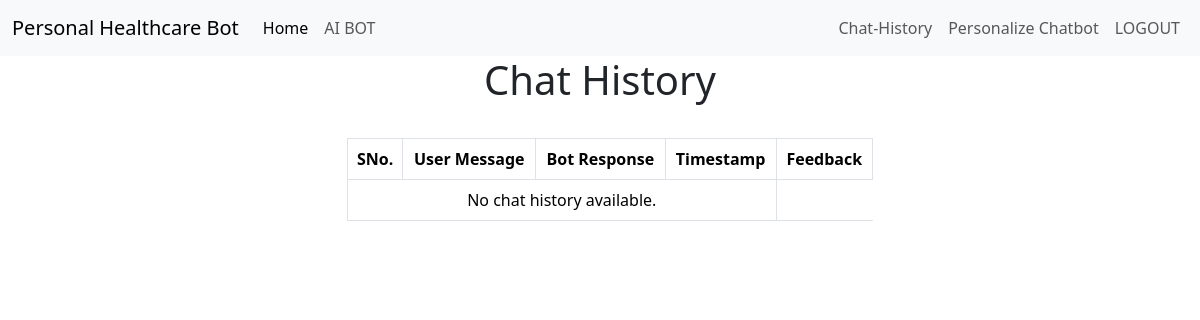
The app's page /history (signed in), older data.
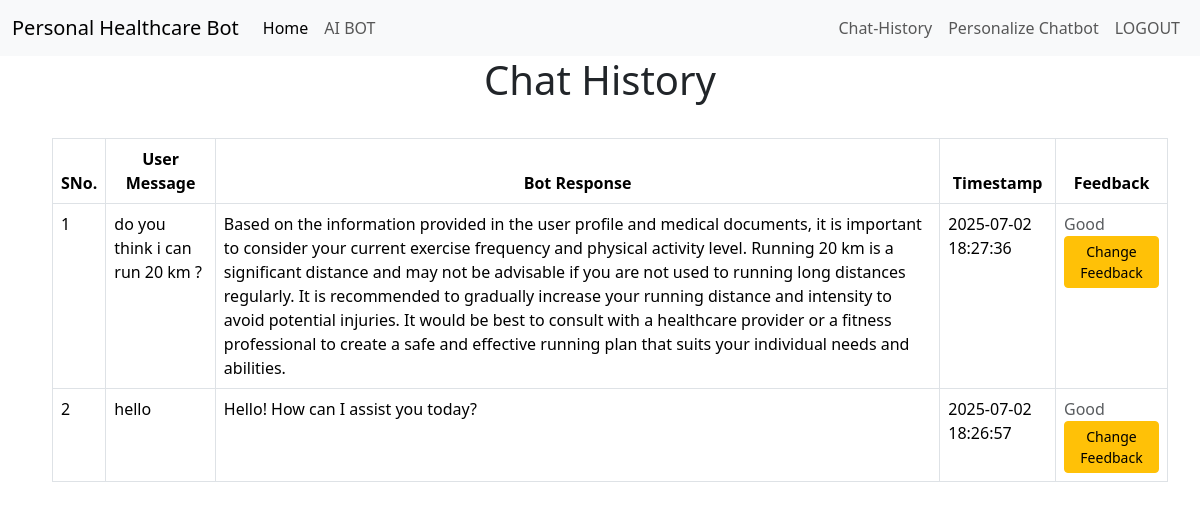
The same page, newer data.
### tables this page shows
CREATE TABLE chat_history (
    id INTEGER PRIMARY KEY AUTOINCREMENT,
    username TEXT NOT NULL,
    user_message TEXT NOT NULL,
    bot_response TEXT NOT NULL,
    timestamp DATETIME DEFAULT CURRENT_TIMESTAMP
, feedback TEXT DEFAULT NULL);

### app.py (the view, shortened to what this page needs)
@app.route("/history",methods=["GET", "POST"])
def history():
    if "user" not in session:
        flash("You must be logged in to access this page", "danger")
        return redirect(url_for("login"))
    with engine.begin() as conn:
        chats = conn.execute(
            text("SELECT * FROM chat_history WHERE username = :username ORDER BY timestamp DESC"),
            {"username": session["user"]}
        ).fetchall()
    return render_template("history.html", chats=chats)

### app.py (called while the page is built)
@app.after_request
def after_request(response):
    response.headers["Cache-Control"] = "no-cache, no-store, must-revalidate"
    response.headers["Expires"] = 0
    response.headers["Pragma"] = "no-cache"
    return response

### templates/history.html (shortened to what this page needs)
{% extends "layout.html" %}
{% block head %}
    <link rel="stylesheet" href="{{ url_for('static', filename='css/history.css') }}">
{%endblock%}
{% block main %}
<h1 class="text-center">Chat History</h1>
<div class="container mt-4 d-flex justify-content-center">
    <br>
    <div class="list-group">
        <table class="table table-bordered table-hover mb-4 dist-10">
            <thead>
                <tr>
                    <th scope="col" class="text-center">SNo.</th>
                    <th scope="col" class="text-center">User Message</th>
                    <th scope="col" class="text-center">Bot Response</th>
                    <th scope="col" class="text-center">Timestamp</th>
                    <th scope="col" class="text-center">Feedback</th>
                </tr>
            </thead>
        {% if not chats %}
            <tbody>
                <tr>
                    <td colspan="4" class="text-center">No chat history available.</td>
                </tr>
            </tbody>
        {% endif %}
        {% for chat in chats %}
                <tbody>
                    <tr class="{% if chat[5] == 'bad' %}table-danger{% elif chat[5] == 'good' %}table-success{% endif %}">
                        <td>{{loop.index}}</td>
                        <td>{{ chat[2] }}</td>
                        <td>{{ chat[3] }}</td>
                        <td>{{ chat[4]}}</td>
                        <td class="feedback-cell">
                            {% if chat[5] %}
                              <form method="POST" class="static-feedback-form">
                                <span class="text-muted">{{ chat[5] }}</span>
                                <button type="button" class="btn btn-sm btn-warning change-btn">Change Feedback</button>
                              </form>
                            {% endif %}
                          </td>
                    </tr>
                </tbody>
                {% set prev_session = chat[6] %}
            {% endfor %}
        </table>
    </div>
</div>
{% endblock %}

Row changes from the older to the newer data that the page shows:
added chat_history: user_message "do you think i can run 20 km ?", bot_response "Based on the information provided in the user profile and medical documents, it is important to consider your current exercise frequency and physical activity level. Running 20 km is a significant distance and may not be advisable if you are not used to running long distances regularly. It is recommended to gradually increase your running distance and intensity to avoid potential injuries. It would be best to consult with a healthcare provider or a fitness professional to create a safe and effective running plan that suits your individual needs and abilities.", timestamp "2025-07-02 18:27:36", feedback "Good"
added chat_history: user_message "hello", bot_response "Hello! How can I assist you today?", timestamp "2025-07-02 18:26:57", feedback "Good"
Text that changed along with them:
text no longer shown: "No chat history available."
